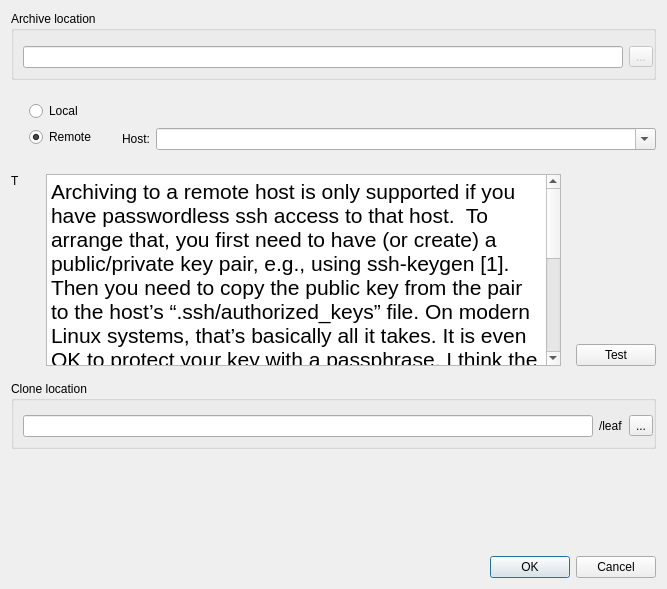
<?xml version="1.0" encoding="UTF-8"?>
<ui version="4.0">
 <class>cloneBookDialog</class>
 <widget class="QDialog" name="cloneBookDialog">
  <property name="geometry">
   <rect>
    <x>0</x>
    <y>0</y>
    <width>667</width>
    <height>589</height>
   </rect>
  </property>
  <property name="windowTitle">
   <string>Clone hosted notebook</string>
  </property>
  <layout class="QVBoxLayout" name="verticalLayout">
   <item>
    <widget class="QGroupBox" name="groupBox">
     <property name="title">
      <string>Archive location</string>
     </property>
     <layout class="QHBoxLayout" name="horizontalLayout_2">
      <property name="topMargin">
       <number>15</number>
      </property>
      <property name="rightMargin">
       <number>0</number>
      </property>
      <item>
       <widget class="QLineEdit" name="alocation"/>
      </item>
      <item>
       <widget class="QToolButton" name="abrowse">
        <property name="enabled">
         <bool>false</bool>
        </property>
        <property name="text">
         <string>...</string>
        </property>
       </widget>
      </item>
     </layout>
    </widget>
   </item>
   <item>
    <widget class="QWidget" name="widget_5" native="true">
     <layout class="QGridLayout" name="gridLayout">
      <property name="margin">
       <number>0</number>
      </property>
     </layout>
    </widget>
   </item>
   <item>
    <widget class="QWidget" name="widget_2" native="true">
     <layout class="QHBoxLayout" name="horizontalLayout">
      <property name="leftMargin">
       <number>18</number>
      </property>
      <property name="rightMargin">
       <number>0</number>
      </property>
      <item>
       <widget class="QWidget" name="widget" native="true">
        <layout class="QVBoxLayout" name="verticalLayout_2">
         <property name="spacing">
          <number>6</number>
         </property>
         <property name="leftMargin">
          <number>0</number>
         </property>
         <property name="topMargin">
          <number>0</number>
         </property>
         <property name="rightMargin">
          <number>0</number>
         </property>
         <property name="bottomMargin">
          <number>3</number>
         </property>
         <item>
          <widget class="QRadioButton" name="local">
           <property name="text">
            <string>Local</string>
           </property>
           <property name="checked">
            <bool>false</bool>
           </property>
          </widget>
         </item>
         <item>
          <widget class="QRadioButton" name="remote">
           <property name="text">
            <string>Remote</string>
           </property>
           <property name="checked">
            <bool>true</bool>
           </property>
          </widget>
         </item>
        </layout>
       </widget>
      </item>
      <item>
       <widget class="QWidget" name="widget_3" native="true">
        <layout class="QVBoxLayout" name="verticalLayout_3">
         <property name="spacing">
          <number>0</number>
         </property>
         <property name="leftMargin">
          <number>20</number>
         </property>
         <property name="topMargin">
          <number>0</number>
         </property>
         <property name="rightMargin">
          <number>0</number>
         </property>
         <property name="bottomMargin">
          <number>0</number>
         </property>
         <item>
          <spacer name="verticalSpacer_2">
           <property name="orientation">
            <enum>Qt::Vertical</enum>
           </property>
           <property name="sizeType">
            <enum>QSizePolicy::MinimumExpanding</enum>
           </property>
           <property name="sizeHint" stdset="0">
            <size>
             <width>20</width>
             <height>0</height>
            </size>
           </property>
          </spacer>
         </item>
         <item>
          <widget class="QWidget" name="widget_4" native="true">
           <property name="enabled">
            <bool>true</bool>
           </property>
           <layout class="QHBoxLayout" name="horizontalLayout_5">
            <property name="sizeConstraint">
             <enum>QLayout::SetDefaultConstraint</enum>
            </property>
            <property name="margin">
             <number>0</number>
            </property>
            <item>
             <widget class="QLabel" name="label_4">
              <property name="sizePolicy">
               <sizepolicy hsizetype="Minimum" vsizetype="Minimum">
                <horstretch>0</horstretch>
                <verstretch>0</verstretch>
               </sizepolicy>
              </property>
              <property name="text">
               <string>Host:</string>
              </property>
             </widget>
            </item>
            <item>
             <widget class="QComboBox" name="host">
              <property name="sizePolicy">
               <sizepolicy hsizetype="Expanding" vsizetype="Fixed">
                <horstretch>0</horstretch>
                <verstretch>0</verstretch>
               </sizepolicy>
              </property>
              <property name="editable">
               <bool>true</bool>
              </property>
             </widget>
            </item>
           </layout>
          </widget>
         </item>
        </layout>
       </widget>
      </item>
     </layout>
    </widget>
   </item>
   <item>
    <widget class="QWidget" name="caution" native="true">
     <layout class="QHBoxLayout" name="horizontalLayout_6">
      <property name="leftMargin">
       <number>0</number>
      </property>
      <property name="rightMargin">
       <number>0</number>
      </property>
      <item>
       <widget class="QWidget" name="widget_6" native="true">
        <layout class="QVBoxLayout" name="verticalLayout_6">
         <property name="leftMargin">
          <number>0</number>
         </property>
         <property name="topMargin">
          <number>0</number>
         </property>
         <property name="bottomMargin">
          <number>0</number>
         </property>
         <item>
          <widget class="QLabel" name="cautionIcon">
           <property name="text">
            <string>T</string>
           </property>
          </widget>
         </item>
         <item>
          <spacer name="verticalSpacer_4">
           <property name="orientation">
            <enum>Qt::Vertical</enum>
           </property>
           <property name="sizeType">
            <enum>QSizePolicy::MinimumExpanding</enum>
           </property>
           <property name="sizeHint" stdset="0">
            <size>
             <width>20</width>
             <height>0</height>
            </size>
           </property>
          </spacer>
         </item>
        </layout>
       </widget>
      </item>
      <item>
       <widget class="QTextEdit" name="textEdit">
        <property name="sizePolicy">
         <sizepolicy hsizetype="Expanding" vsizetype="MinimumExpanding">
          <horstretch>0</horstretch>
          <verstretch>200</verstretch>
         </sizepolicy>
        </property>
        <property name="minimumSize">
         <size>
          <width>0</width>
          <height>0</height>
         </size>
        </property>
        <property name="readOnly">
         <bool>true</bool>
        </property>
        <property name="html">
         <string>&lt;!DOCTYPE HTML PUBLIC &quot;-//W3C//DTD HTML 4.0//EN&quot; &quot;http://www.w3.org/TR/REC-html40/strict.dtd&quot;&gt;
&lt;html&gt;&lt;head&gt;&lt;meta name=&quot;qrichtext&quot; content=&quot;1&quot; /&gt;&lt;style type=&quot;text/css&quot;&gt;
p, li { white-space: pre-wrap; }
&lt;/style&gt;&lt;/head&gt;&lt;body style=&quot; font-family:'Sans'; font-size:16pt; font-weight:400; font-style:normal;&quot;&gt;
&lt;p style=&quot; margin-top:0px; margin-bottom:0px; margin-left:0px; margin-right:0px; -qt-block-indent:0; text-indent:0px;&quot;&gt;Archiving to a remote host is only supported if you have passwordless ssh access to that host.  To arrange that, you first need to have (or create) a public/private key pair, e.g., using ssh-keygen [1]. Then you need to copy the public key from the pair to the host’s “.ssh/authorized_keys” file. On modern Linux systems, that’s basically all it takes. It is even OK to protect your key with a passphrase. I think the same goes for Mac OS. On Windows, you will also need Pageant [2] (see [3] for more info) or something similar to make sure the key gets used.&lt;/p&gt;
&lt;p style=&quot;-qt-paragraph-type:empty; margin-top:0px; margin-bottom:0px; margin-left:0px; margin-right:0px; -qt-block-indent:0; text-indent:0px;&quot;&gt;&lt;br /&gt;&lt;/p&gt;
&lt;p style=&quot; margin-top:0px; margin-bottom:0px; margin-left:0px; margin-right:0px; -qt-block-indent:0; text-indent:0px;&quot;&gt;[1] https://help.ubuntu.com/community/SSH/OpenSSH/Keys&lt;/p&gt;
&lt;p style=&quot; margin-top:0px; margin-bottom:0px; margin-left:0px; margin-right:0px; -qt-block-indent:0; text-indent:0px;&quot;&gt;[2] http://www.chiark.greenend.org.uk/~sgtatham/putty/download.html&lt;/p&gt;
&lt;p style=&quot; margin-top:0px; margin-bottom:0px; margin-left:0px; margin-right:0px; -qt-block-indent:0; text-indent:0px;&quot;&gt;[3] http://the.earth.li/~sgtatham/putty/0.58/htmldoc/Chapter9.html&lt;/p&gt;&lt;/body&gt;&lt;/html&gt;</string>
        </property>
       </widget>
      </item>
      <item>
       <widget class="QWidget" name="widget_7" native="true">
        <layout class="QVBoxLayout" name="verticalLayout_5">
         <property name="spacing">
          <number>0</number>
         </property>
         <property name="topMargin">
          <number>0</number>
         </property>
         <property name="rightMargin">
          <number>0</number>
         </property>
         <property name="bottomMargin">
          <number>0</number>
         </property>
         <item>
          <spacer name="verticalSpacer_3">
           <property name="orientation">
            <enum>Qt::Vertical</enum>
           </property>
           <property name="sizeHint" stdset="0">
            <size>
             <width>20</width>
             <height>0</height>
            </size>
           </property>
          </spacer>
         </item>
         <item>
          <widget class="QPushButton" name="test">
           <property name="text">
            <string>Test</string>
           </property>
          </widget>
         </item>
        </layout>
       </widget>
      </item>
     </layout>
    </widget>
   </item>
   <item>
    <widget class="QGroupBox" name="groupBox_2">
     <property name="title">
      <string>Clone location</string>
     </property>
     <layout class="QHBoxLayout" name="horizontalLayout_4">
      <property name="leftMargin">
       <number>9</number>
      </property>
      <property name="topMargin">
       <number>14</number>
      </property>
      <property name="rightMargin">
       <number>0</number>
      </property>
      <property name="bottomMargin">
       <number>9</number>
      </property>
      <item>
       <widget class="QLineEdit" name="location"/>
      </item>
      <item>
       <widget class="QLabel" name="leaf">
        <property name="text">
         <string>/leaf</string>
        </property>
       </widget>
      </item>
      <item>
       <widget class="QToolButton" name="browse">
        <property name="text">
         <string>...</string>
        </property>
       </widget>
      </item>
     </layout>
    </widget>
   </item>
   <item>
    <spacer name="verticalSpacer">
     <property name="orientation">
      <enum>Qt::Vertical</enum>
     </property>
     <property name="sizeHint" stdset="0">
      <size>
       <width>20</width>
       <height>1000</height>
      </size>
     </property>
    </spacer>
   </item>
   <item>
    <widget class="QDialogButtonBox" name="buttonBox">
     <property name="orientation">
      <enum>Qt::Horizontal</enum>
     </property>
     <property name="standardButtons">
      <set>QDialogButtonBox::Cancel|QDialogButtonBox::Ok</set>
     </property>
    </widget>
   </item>
  </layout>
 </widget>
 <resources/>
 <connections>
  <connection>
   <sender>buttonBox</sender>
   <signal>accepted()</signal>
   <receiver>cloneBookDialog</receiver>
   <slot>accept()</slot>
   <hints>
    <hint type="sourcelabel">
     <x>254</x>
     <y>579</y>
    </hint>
    <hint type="destinationlabel">
     <x>138</x>
     <y>366</y>
    </hint>
   </hints>
  </connection>
  <connection>
   <sender>buttonBox</sender>
   <signal>rejected()</signal>
   <receiver>cloneBookDialog</receiver>
   <slot>reject()</slot>
   <hints>
    <hint type="sourcelabel">
     <x>322</x>
     <y>579</y>
    </hint>
    <hint type="destinationlabel">
     <x>248</x>
     <y>366</y>
    </hint>
   </hints>
  </connection>
  <connection>
   <sender>remote</sender>
   <signal>toggled(bool)</signal>
   <receiver>widget_4</receiver>
   <slot>setEnabled(bool)</slot>
   <hints>
    <hint type="sourcelabel">
     <x>74</x>
     <y>175</y>
    </hint>
    <hint type="destinationlabel">
     <x>406</x>
     <y>178</y>
    </hint>
   </hints>
  </connection>
  <connection>
   <sender>local</sender>
   <signal>toggled(bool)</signal>
   <receiver>abrowse</receiver>
   <slot>setEnabled(bool)</slot>
   <hints>
    <hint type="sourcelabel">
     <x>97</x>
     <y>138</y>
    </hint>
    <hint type="destinationlabel">
     <x>657</x>
     <y>74</y>
    </hint>
   </hints>
  </connection>
  <connection>
   <sender>alocation</sender>
   <signal>textChanged(QString)</signal>
   <receiver>cloneBookDialog</receiver>
   <slot>updateLocation(QString)</slot>
   <hints>
    <hint type="sourcelabel">
     <x>135</x>
     <y>51</y>
    </hint>
    <hint type="destinationlabel">
     <x>150</x>
     <y>207</y>
    </hint>
   </hints>
  </connection>
  <connection>
   <sender>abrowse</sender>
   <signal>clicked()</signal>
   <receiver>cloneBookDialog</receiver>
   <slot>abrowse()</slot>
   <hints>
    <hint type="sourcelabel">
     <x>657</x>
     <y>74</y>
    </hint>
    <hint type="destinationlabel">
     <x>500</x>
     <y>366</y>
    </hint>
   </hints>
  </connection>
  <connection>
   <sender>browse</sender>
   <signal>clicked()</signal>
   <receiver>cloneBookDialog</receiver>
   <slot>browse()</slot>
   <hints>
    <hint type="sourcelabel">
     <x>657</x>
     <y>474</y>
    </hint>
    <hint type="destinationlabel">
     <x>359</x>
     <y>230</y>
    </hint>
   </hints>
  </connection>
  <connection>
   <sender>remote</sender>
   <signal>toggled(bool)</signal>
   <receiver>caution</receiver>
   <slot>setVisible(bool)</slot>
   <hints>
    <hint type="sourcelabel">
     <x>35</x>
     <y>168</y>
    </hint>
    <hint type="destinationlabel">
     <x>333</x>
     <y>298</y>
    </hint>
   </hints>
  </connection>
 </connections>
 <slots>
  <slot>updateLocation(QString)</slot>
  <slot>abrowse()</slot>
  <slot>browse()</slot>
 </slots>
</ui>
